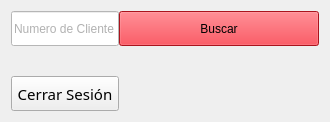
                     <widget class="QWidget" name="lytEntrenador">
                      <layout class="QVBoxLayout" name="verticalLayout_45">
                       <item>
                        <layout class="QGridLayout" name="gridLayout_10">
                         <property name="spacing">
                          <number>0</number>
                         </property>
                         <item row="1" column="0">
                          <widget class="QLabel" name="lblNClienteEnt">
                           <property name="minimumSize">
                            <size>
                             <width>0</width>
                             <height>30</height>
                            </size>
                           </property>
                           <property name="maximumSize">
                            <size>
                             <width>16777215</width>
                             <height>30</height>
                            </size>
                           </property>
                           <property name="text">
                            <string/>
                           </property>
                          </widget>
                         </item>
                         <item row="0" column="0">
                          <widget class="QLineEdit" name="txtNClienteEnt">
                           <property name="sizePolicy">
                            <sizepolicy hsizetype="Expanding" vsizetype="Minimum">
                             <horstretch>0</horstretch>
                             <verstretch>0</verstretch>
                            </sizepolicy>
                           </property>
                           <property name="minimumSize">
                            <size>
                             <width>0</width>
                             <height>35</height>
                            </size>
                           </property>
                           <property name="maximumSize">
                            <size>
                             <width>425</width>
                             <height>35</height>
                            </size>
                           </property>
                           <property name="styleSheet">
                            <string notr="true">background-color: rgb(255, 255, 255);
color: rgb(100, 100,100 );
font: 10pt &quot;Montserrat&quot;;
selection-background-color: rgb(237, 28, 40);
</string>
                           </property>
                           <property name="text">
                            <string/>
                           </property>
                           <property name="maxLength">
                            <number>5</number>
                           </property>
                           <property name="placeholderText">
                            <string>Numero de Cliente</string>
                           </property>
                          </widget>
                         </item>
                         <item row="0" column="1">
                          <widget class="QPushButton" name="btnBEnt">
                           <property name="minimumSize">
                            <size>
                             <width>200</width>
                             <height>35</height>
                            </size>
                           </property>
                           <property name="maximumSize">
                            <size>
                             <width>200</width>
                             <height>35</height>
                            </size>
                           </property>
                           <property name="cursor">
                            <cursorShape>PointingHandCursor</cursorShape>
                           </property>
                           <property name="styleSheet">
                            <string notr="true">background-color: rgb(237, 28, 40);
font: 11pt &quot;Montserrat&quot;;</string>
                           </property>
                           <property name="text">
                            <string>Buscar</string>
                           </property>
                          </widget>
                         </item>
                         <item row="2" column="0">
                          <widget class="QPushButton" name="btnCSEnt">
                           <property name="minimumSize">
                            <size>
                             <width>0</width>
                             <height>35</height>
                            </size>
                           </property>
                           <property name="maximumSize">
                            <size>
                             <width>200</width>
                             <height>35</height>
                            </size>
                           </property>
                           <property name="font">
                            <font>
                             <family>Montserrat</family>
                             <pointsize>11</pointsize>
                             <italic>false</italic>
                             <bold>false</bold>
                            </font>
                           </property>
                           <property name="cursor">
                            <cursorShape>PointingHandCursor</cursorShape>
                           </property>
                           <property name="autoFillBackground">
                            <bool>false</bool>
                           </property>
                           <property name="styleSheet">
                            <string notr="true">background-color: rgb(237, 28, 40
);
font: 11pt &quot;Montserrat&quot;;</string>
                           </property>
                           <property name="text">
                            <string>Cerrar Sesión</string>
                           </property>
                          </widget>
                         </item>
                        </layout>
                       </item>
                      </layout>
                     </widget>
